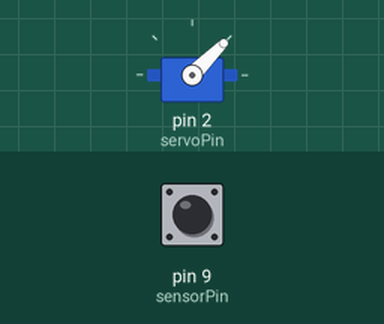
This sketch was run on a simulated Arduino Uno, built with avr-gcc and run on an emulated ATmega328P. Parts: servo. Wiring (inferred from the names in the program): servo: signal pin 2. The test bench sets the inputs (shaded band); at power-on: pin 9 (sensorPin) LOW. Servo pulses on a pin are drawn as a servo (544–2400 µs = 0–180°).

Above: at 3.2 s.
3.3 s: pin 9 (sensorPin) pulsed HIGH 2 times (0.12 s each, 0.3 s apart)
At 3.52 s:
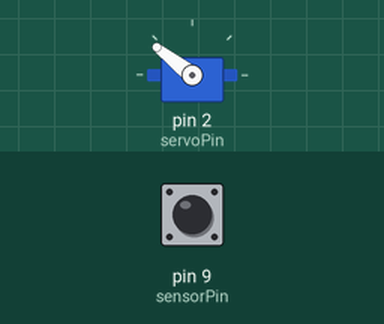
Timing chart, 0 to 6.3 s (numbered marks = the images above; inputs shaded):
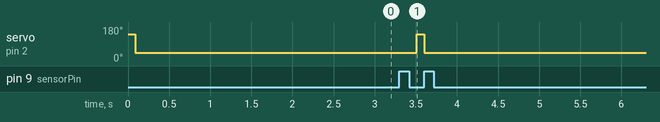

The sketch:

haunted_bell.ino
```cpp
// haunted_bell.ino - bell rings just before you touch it
// (c) BotBook.com - Karvinen, Karvinen, Valtokari


int servoPin=2;
int sensorPin = 9;
int sensorPowerPin = 8;
int hasRang = 0;	// <1>

void pulseServo(int servoPin, int pulseLenUs)	// <2>
{
  digitalWrite(servoPin, HIGH);
  delayMicroseconds(pulseLenUs);
  digitalWrite(servoPin, LOW);
  delay(20);
}

void cling()	// <3>
{
    for (int i=0; i<=3; i++) {	// <4>
      pulseServo(servoPin, 2000);
    }
    for (int i=0; i<=100; i++) {
      pulseServo(servoPin, 1000);
    }

}

void setup()
{
  pinMode(servoPin, OUTPUT);
  pinMode(sensorPowerPin, OUTPUT);
  digitalWrite(sensorPowerPin,HIGH);
  pinMode(sensorPin,INPUT);
}

void loop()
{
  int touch = digitalRead(sensorPin);	// <5>
  if(touch == HIGH) {	// <6>
    hasRang = 0;
  }
  if(touch == LOW && hasRang == 0) {	// <7>
    cling();	// <8>
    hasRang = 1;	// <9>
    digitalWrite(sensorPowerPin,LOW);
    delay(1);
    digitalWrite(sensorPowerPin,HIGH);
  }
  delay(100);
}
```

Measured:
- after the input at 3.3 s, servo on pin 2 (servoPin): 45° → 142° after 0.21 s, → 45° 0.09 s later
